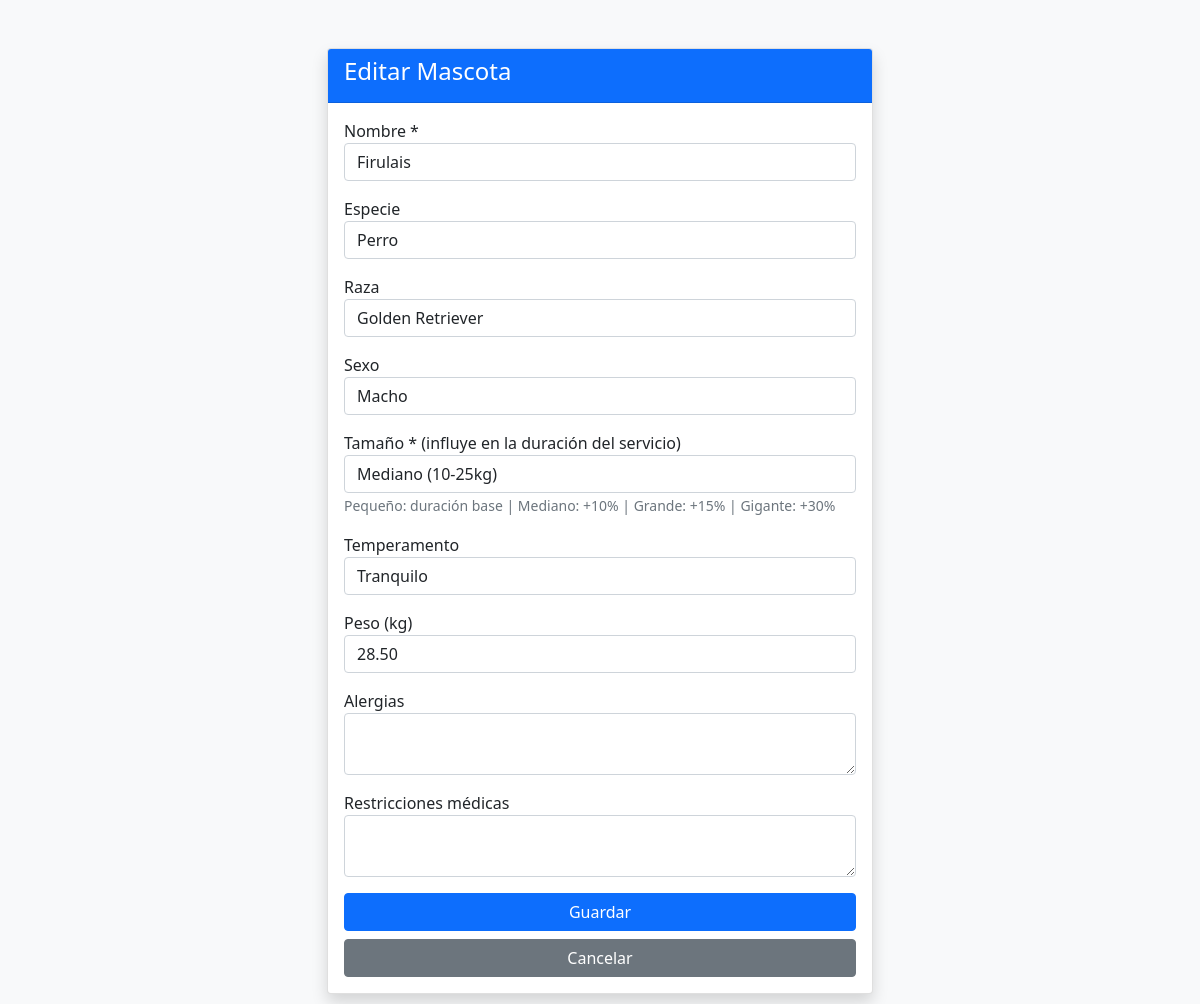
The page /cliente/mascota_agregar.php?edit=1 (signed in) on the database its author committed.
### tables this page shows
CREATE TABLE `mascotas` (
  `id` int(10) UNSIGNED NOT NULL,
  `nombre` varchar(80) NOT NULL,
  `especie` enum('perro','gato','otro') NOT NULL DEFAULT 'perro',
  `raza` varchar(80) DEFAULT NULL,
  `tamano` enum('pequeno','mediano','grande','gigante') NOT NULL DEFAULT 'mediano',
  `sexo` enum('macho','hembra') DEFAULT NULL,
  `fecha_nacimiento` date DEFAULT NULL,
  `peso_kg` decimal(5,2) DEFAULT NULL,
  `temperamento` enum('tranquilo','jugueton','agresivo','ansioso','otro') DEFAULT NULL,
  `alergias` text DEFAULT NULL,
  `restricciones_medicas` text DEFAULT NULL,
  `vacunas` longtext DEFAULT NULL COMMENT '[{"nombre":"..","fecha_aplicacion":"..","fecha_vencimiento":".."}]' CHECK (json_valid(`vacunas`)),
  `foto_url` varchar(255) DEFAULT NULL,
  `created_at` timestamp NOT NULL DEFAULT current_timestamp(),
  `updated_at` timestamp NOT NULL DEFAULT current_timestamp() ON UPDATE current_timestamp()
);

### cliente/mascota_agregar.php (the view, shortened to what this page needs)
<?php
$db = Database::getInstance()->getConnection();
$edit_id = $_GET['edit'] ?? 0;
$mascota = null;
if($edit_id){
    $stmt = $db->prepare("SELECT * FROM mascotas WHERE id = ?");
    $stmt->execute([$edit_id]);
    $mascota = $stmt->fetch();
}
$tamanos = ['pequeno' => 'Pequeño (menos de 10kg)', 'mediano' => 'Mediano (10-25kg)', 'grande' => 'Grande (25-40kg)', 'gigante' => 'Gigante (más de 40kg)'];
$temperamentos = ['tranquilo' => 'Tranquilo', 'jugueton' => 'Juguetón', 'nervioso' => 'Nervioso', 'agresivo' => 'Agresivo', 'ansioso' => 'Ansioso'];
?>
<!DOCTYPE html>
<html lang="es">
<head>
    <link href="https://cdn.jsdelivr.net/npm/bootstrap@5.1.3/dist/css/bootstrap.min.css" rel="stylesheet">
    <link rel="stylesheet" href="https://cdnjs.cloudflare.com/ajax/libs/font-awesome/6.0.0/css/all.min.css">
</head>
<body class="bg-light">
<div class="container py-5">
    <div class="row justify-content-center">
        <div class="col-md-6">
            <div class="card shadow">
                <div class="card-header bg-primary text-white">
                    <h4><?php echo $edit_id ? 'Editar' : 'Nueva'; ?> Mascota</h4>
                </div>
                <div class="card-body">
                    <form method="POST">
                        <div class="mb-3"><label>Nombre *</label><input type="text" name="nombre" class="form-control" value="<?php echo $mascota['nombre'] ?? ''; ?>" required></div>
                        <div class="mb-3"><label>Especie</label>
                            <select name="especie" class="form-control">
                                <option value="perro" <?php echo ($mascota['especie']??'')=='perro'?'selected':''; ?>>Perro</option>
                            </select>
                        </div>
                        <div class="mb-3"><label>Raza</label><input type="text" name="raza" class="form-control" value="<?php echo $mascota['raza'] ?? ''; ?>"></div>
                        <div class="mb-3"><label>Sexo</label>
                            <select name="sexo" class="form-control">
                                <option value="macho" <?php echo ($mascota['sexo']??'')=='macho'?'selected':''; ?>>Macho</option>
                            </select>
                        </div>
                        <div class="mb-3"><label>Tamaño * (influye en la duración del servicio)</label>
                            <select name="tamano" class="form-control" required>
                                <?php foreach($tamanos as $key => $label): ?>
                                <option value="<?php echo $key; ?>" <?php echo ($mascota['tamano']??'')==$key?'selected':''; ?>><?php echo $label; ?></option>
                                <?php endforeach; ?>
                            </select>
                            <small class="text-muted">Pequeño: duración base | Mediano: +10% | Grande: +15% | Gigante: +30%</small>
                        </div>
                        <div class="mb-3"><label>Temperamento</label>
                            <select name="temperamento" class="form-control">
                                <?php foreach($temperamentos as $key => $label): ?>
                                <option value="<?php echo $key; ?>" <?php echo ($mascota['temperamento']??'')==$key?'selected':''; ?>><?php echo $label; ?></option>
                                <?php endforeach; ?>
                            </select>
                        </div>
                        <div class="mb-3"><label>Peso (kg)</label><input type="number" step="0.01" name="peso" class="form-control" value="<?php echo $mascota['peso_kg'] ?? ''; ?>"></div>
                        <div class="mb-3"><label>Alergias</label><textarea name="alergias" class="form-control"><?php echo $mascota['alergias'] ?? ''; ?></textarea></div>
                        <div class="mb-3"><label>Restricciones médicas</label><textarea name="restricciones" class="form-control"><?php echo $mascota['restricciones_medicas'] ?? ''; ?></textarea></div>
                        <button type="submit" class="btn btn-primary w-100">Guardar</button>
                        <a href="mascotas.php" class="btn btn-secondary w-100 mt-2">Cancelar</a>
                    </form>
                </div>
            </div>
        </div>
    </div>
</div>
</body>
</html>

### rows shown on the page
mascotas: nombre "Firulais", especie "Perro", raza "Golden Retriever", sexo "Macho", tamano "Mediano (10-25kg)", temperamento "Tranquilo", peso "28.50"
